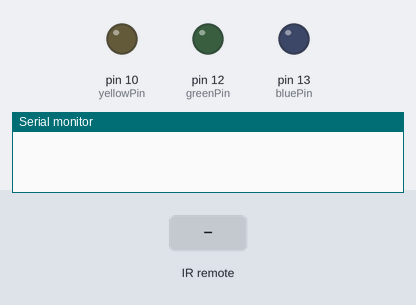
Simulated run of this sketch. Board: Arduino Uno, built with avr-gcc and run on an emulated ATmega328P. Shown: output pins drawn as LEDs (lit = HIGH), the last lines printed to the serial monitor. Inputs (shaded band) come from the test bench.

Above: at 1.2 s.
1.3 s: infrared code 0xFD08F7 received
At 2.2 s:
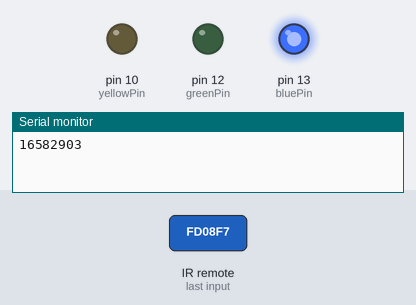
2.8 s: infrared code 0xFD8877 received
At 4.0 s:
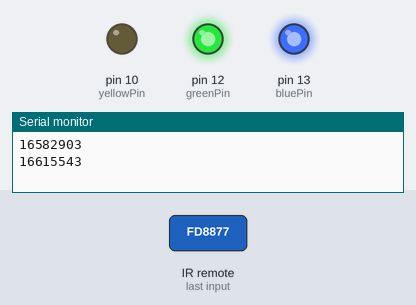
4.3 s: infrared code 0xFD28D7 received
At 5.3 s:
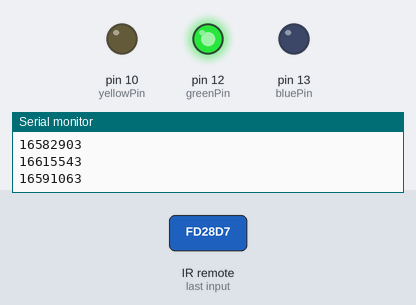
5.8 s: infrared code 0xFD48B7 received
At 6.5 s:
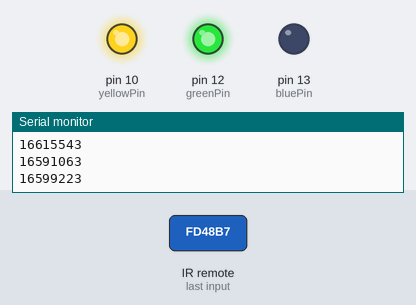
7.3 s: infrared code 0xFDA857 received
At 7.6 s:
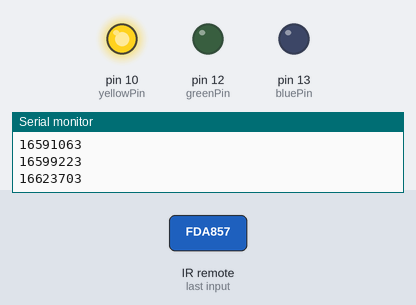
8.8 s: infrared code 0xFD6897 received
At 10.0 s:
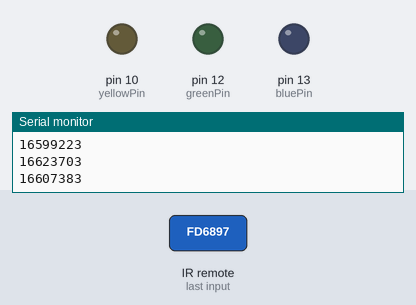
Timing chart, 0 to 11.3 s (numbered marks = the images above; inputs shaded):
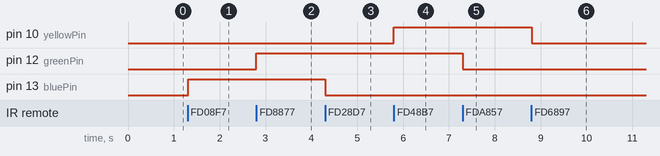

Measured:
- after the input at 1.3 s, pin 13 (bluePin): LOW → HIGH at once
- after the input at 2.8 s, pin 12 (greenPin): LOW → HIGH at once
- after the input at 4.3 s, pin 13 (bluePin): HIGH → LOW at once
- after the input at 5.8 s, pin 10 (yellowPin): LOW → HIGH at once
- after the input at 7.3 s, pin 12 (greenPin): HIGH → LOW at once
- after the input at 8.8 s, pin 10 (yellowPin): HIGH → LOW at once

The sketch:

IR.ino
```cpp
#include <IRremote.h>

int IR_Recv = 11;
int bluePin = 13;
int greenPin = 12;
int yellowPin = 10;

IRrecv irrecv(IR_Recv);
decode_results results;

void setup(){
  Serial.begin(9600);
  irrecv.enableIRIn();
  pinMode(13, OUTPUT);
  pinMode(12, OUTPUT);
  pinMode(10, OUTPUT);

}

void loop(){

  if (irrecv.decode(&results)){
    long int decCode = results.value;
    Serial.println(results.value);

    switch (results.value){
      case 16582903:
        digitalWrite(13, HIGH);
        break;
      case 16591063:
        digitalWrite(13, LOW);
        break;
       case 16615543:
        digitalWrite(12, HIGH);
        break;
       case 16623703:
        digitalWrite(12, LOW);
        break;
       case 16599223:
        digitalWrite(10, HIGH);
        break;
       case 16607383:
        digitalWrite(10, LOW);
        break;

    }
    irrecv.resume();
  }
  delay(10);
}
```
